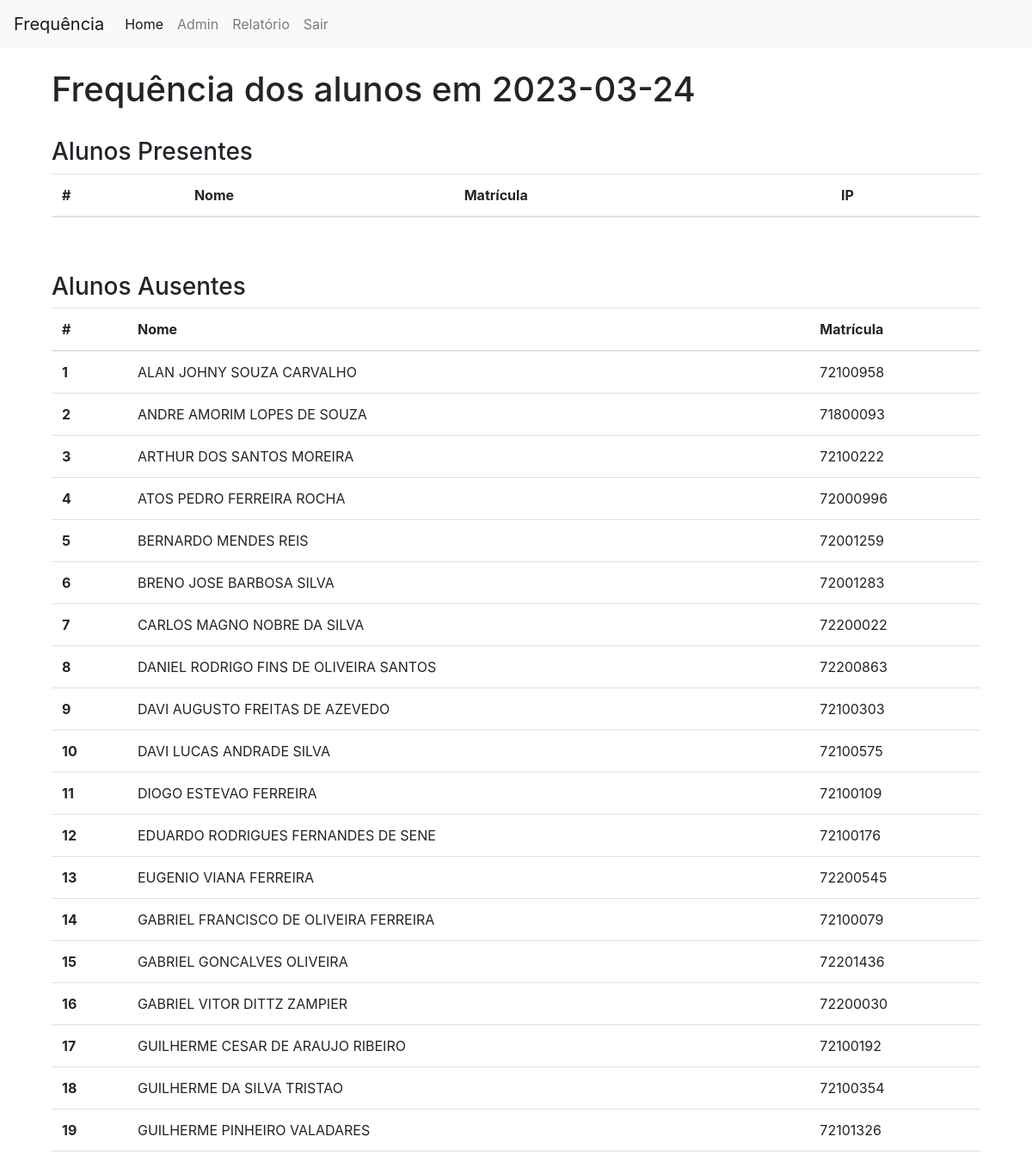
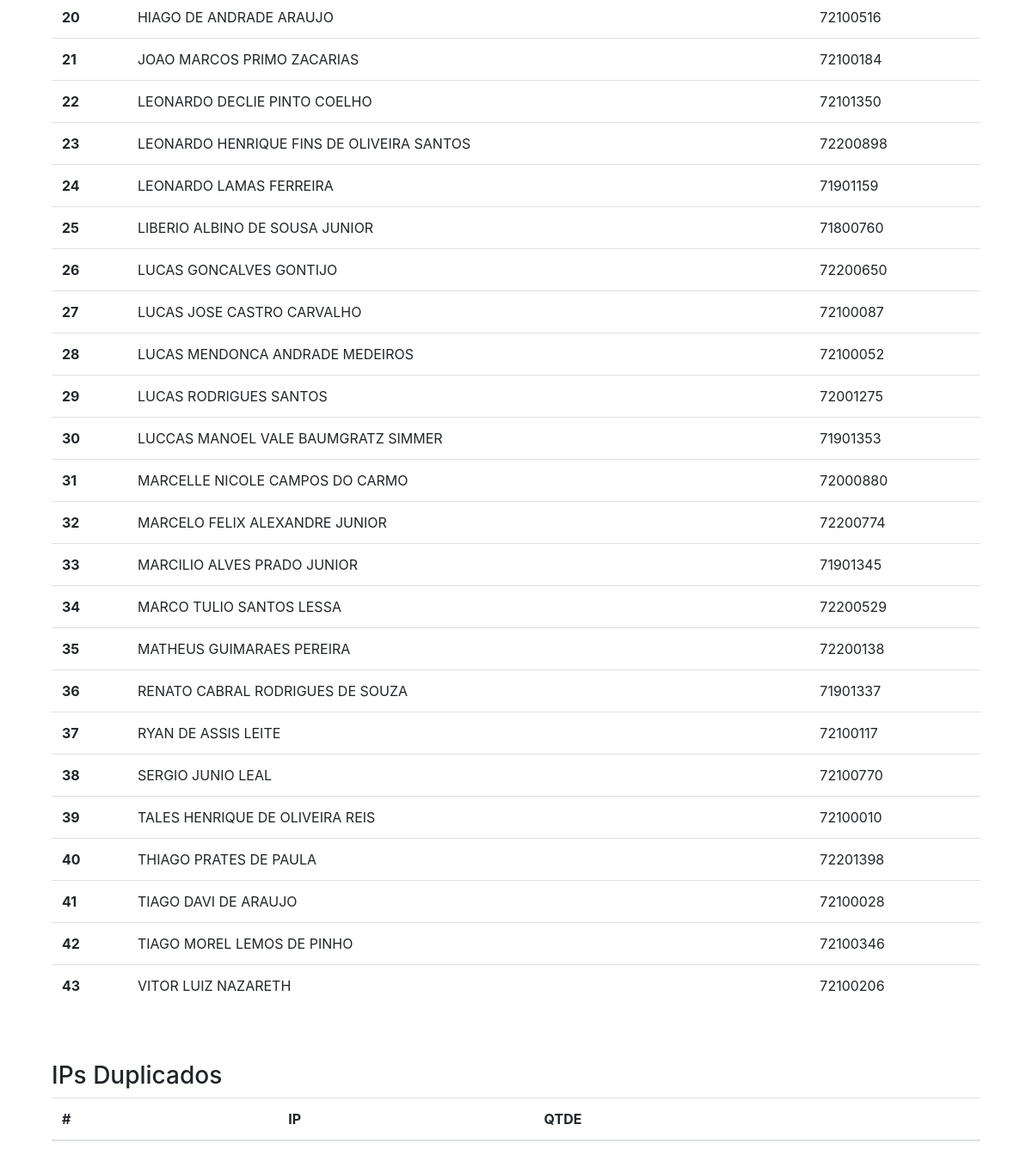
Screenshot of /reports.php (signed in) with the database file from the repository (2 pictures, top to bottom).
### tables this page shows
CREATE TABLE IF NOT EXISTS `conf` (
  `situacaoFreq` int DEFAULT NULL COMMENT '1 - Aberta; 0 - Fechada',
  `dataF` date DEFAULT NULL
);

CREATE TABLE IF NOT EXISTS `alunos` (
  `matricula` varchar(50) NOT NULL,
  `nome` varchar(50) NOT NULL
);

### classes.php (called while the page is built, shortened)
<?php
class Database
{
    function connect($query)
    {
        $_host = 'localhost';
        $_user = 'root';
        $_password = 'GxgLTr201@';
        $_database = 'freq';
        $conn = mysqli_connect($_host,$_user,$_password) or die("<h4>Erro: Conexão não pode ser realizada: $_host - $_user - $_password - $_database</h4>");
        mysqli_set_charset($conn,'utf8');
        $result = mysqli_query($conn,$query) or die("Erro: Query: $query");
        return($result);
        exit;
    }
}
?>

### reports.php (the view, shortened to what this page needs)
<!DOCTYPE html>
<html lang="en">
<head>
    <link rel="stylesheet" href="https://stackpath.bootstrapcdn.com/bootstrap/4.1.3/css/bootstrap.min.css">
    <link rel="stylesheet" href="https://maxcdn.bootstrapcdn.com/font-awesome/4.7.0/css/font-awesome.min.css">
</head>
<body>
<?php  include_once("navbar.php"); ?>
<div class="container">
    <div class="container">
     <br>
     <?php
include_once ("classes.php");
$obj= new Database;
$resultado = $obj->connect("SELECT dataF from conf");
while($linha=mysqli_fetch_array($resultado))
{
    $dataF = $linha['dataF'];
}
?>
     <h1>Frequência dos alunos em <?php echo "$dataF";  ?></h1>
     <br>
     <h3>Alunos Presentes</h3>
    <table class="table">
  <thead>
    <tr>
      <th scope="col">#</th>
      <th scope="col">Nome</th>
      <th scope="col">Matrícula</th>
      <th scope="col">IP</th>
    </tr>
  </thead>
<?php
include_once ("classes.php");
?>
</table>
<br><br>
     <h3>Alunos Ausentes</h3>
    <table class="table">
  <thead>
    <tr>
      <th scope="col">#</th>
      <th scope="col">Nome</th>
      <th scope="col">Matrícula</th>
    </tr>
  </thead>
  <tbody>
<?php
include_once ("classes.php");
$obj= new Database;
$resultado = $obj->connect("select alunos.nome, alunos.matricula FROM alunos WHERE  not exists (select freq.matricula from freq where freq.matricula = alunos.matricula) ORDER BY nome");
$j=0;
while($linha=mysqli_fetch_array($resultado))
{
    $j++;
    $nome = $linha['nome'];
    $matricula = $linha['matricula'];
    echo "<tr>
    <th scope='row'>$j</th>
    <td>$nome</td>
    <td>$matricula</td>
  </tr>";
}
?>
</tbody>
</table>
<br><br>
     <h3>IPs Duplicados</h3>
    <table class="table">
  <thead>
    <tr>
      <th scope="col">#</th>
      <th scope="col">IP</th>
      <th scope="col">QTDE</th>
    </tr>
  </thead>
<?php
include_once ("classes.php");
?>
</table>
</div>
</body>
</html>

### navbar.php (shortened to what this page needs)
<nav class="navbar navbar-expand-lg navbar-light bg-light">
  <a class="navbar-brand" href="#">Frequência</a>
  <div class="collapse navbar-collapse" id="navbarSupportedContent">
    <ul class="navbar-nav mr-auto">
      <li class="nav-item active">
        <a class="nav-link" href="index.php">Home <span class="sr-only">(current)</span></a>
      </li>
      <li class="nav-item">
        <a class="nav-link" href="registro.php">Admin</a>
      </li>
      <li class="nav-item">
        <a class="nav-link" href="reports.php">Relatório</a>
      </li>
      <li class="nav-item">
        <a class="nav-link" href="sair_sessao.php">Sair</a>
      </li>
    </ul>
  </div>
</nav>

### rows the page displays
conf: dataF "2023-03-24"
alunos: nome "ALAN JOHNY SOUZA CARVALHO", matricula "72100958"
alunos: nome "ANDRE AMORIM LOPES DE SOUZA", matricula "71800093"
alunos: nome "ARTHUR DOS SANTOS MOREIRA", matricula "72100222"
alunos: nome "ATOS PEDRO FERREIRA ROCHA", matricula "72000996"
alunos: nome "BERNARDO MENDES REIS", matricula "72001259"
alunos: nome "BRENO JOSE BARBOSA SILVA", matricula "72001283"
alunos: nome "CARLOS MAGNO NOBRE DA SILVA", matricula "72200022"
alunos: nome "DANIEL RODRIGO FINS DE OLIVEIRA SANTOS", matricula "72200863"
alunos: nome "DAVI AUGUSTO FREITAS DE AZEVEDO", matricula "72100303"
alunos: nome "DAVI LUCAS ANDRADE SILVA", matricula "72100575"
alunos: nome "DIOGO ESTEVAO FERREIRA", matricula "72100109"
alunos: nome "EDUARDO RODRIGUES FERNANDES DE SENE", matricula "72100176"
alunos: nome "EUGENIO VIANA FERREIRA", matricula "72200545"
alunos: nome "GABRIEL FRANCISCO DE OLIVEIRA FERREIRA", matricula "72100079"
alunos: nome "GABRIEL GONCALVES OLIVEIRA", matricula "72201436"
alunos: nome "GABRIEL VITOR DITTZ ZAMPIER", matricula "72200030"
alunos: nome "GUILHERME CESAR DE ARAUJO RIBEIRO", matricula "72100192"
alunos: nome "GUILHERME DA SILVA TRISTAO", matricula "72100354"
alunos: nome "GUILHERME PINHEIRO VALADARES", matricula "72101326"
alunos: nome "HIAGO DE ANDRADE ARAUJO", matricula "72100516"
alunos: nome "JOAO MARCOS PRIMO ZACARIAS", matricula "72100184"
alunos: nome "LEONARDO DECLIE PINTO COELHO", matricula "72101350"
alunos: nome "LEONARDO HENRIQUE FINS DE OLIVEIRA SANTOS", matricula "72200898"
alunos: nome "LEONARDO LAMAS FERREIRA", matricula "71901159"
alunos: nome "LIBERIO ALBINO DE SOUSA JUNIOR", matricula "71800760"
alunos: nome "LUCAS GONCALVES GONTIJO", matricula "72200650"
alunos: nome "LUCAS JOSE CASTRO CARVALHO", matricula "72100087"
alunos: nome "LUCAS MENDONCA ANDRADE MEDEIROS", matricula "72100052"
alunos: nome "LUCAS RODRIGUES SANTOS", matricula "72001275"
alunos: nome "LUCCAS MANOEL VALE BAUMGRATZ SIMMER", matricula "71901353"
alunos: nome "MARCELLE NICOLE CAMPOS DO CARMO", matricula "72000880"
alunos: nome "MARCELO FELIX ALEXANDRE JUNIOR", matricula "72200774"
alunos: nome "MARCILIO ALVES PRADO JUNIOR", matricula "71901345"
alunos: nome "MARCO TULIO SANTOS LESSA", matricula "72200529"
alunos: nome "MATHEUS GUIMARAES PEREIRA", matricula "72200138"
alunos: nome "RENATO CABRAL RODRIGUES DE SOUZA", matricula "71901337"
alunos: nome "RYAN DE ASSIS LEITE", matricula "72100117"
alunos: nome "SERGIO JUNIO LEAL", matricula "72100770"
alunos: nome "TALES HENRIQUE DE OLIVEIRA REIS", matricula "72100010"
alunos: nome "THIAGO PRATES DE PAULA", matricula "72201398"
alunos: nome "TIAGO DAVI DE ARAUJO", matricula "72100028"
alunos: nome "TIAGO MOREL LEMOS DE PINHO", matricula "72100346"
alunos: nome "VITOR LUIZ NAZARETH", matricula "72100206"
